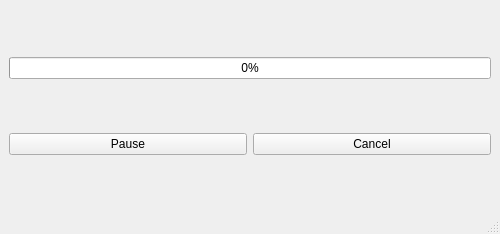
<?xml version="1.0" encoding="UTF-8"?>
<ui version="4.0">
 <class>MainWindow</class>
 <widget class="QMainWindow" name="MainWindow">
  <property name="geometry">
   <rect>
    <x>0</x>
    <y>0</y>
    <width>500</width>
    <height>234</height>
   </rect>
  </property>
  <property name="windowTitle">
   <string>MainWindow</string>
  </property>
  <widget class="QWidget" name="centralwidget">
   <layout class="QGridLayout" name="gridLayout">
    <item row="1" column="0">
     <widget class="QPushButton" name="psPauseResume">
      <property name="text">
       <string>Pause</string>
      </property>
      <property name="checkable">
       <bool>true</bool>
      </property>
     </widget>
    </item>
    <item row="0" column="0" colspan="2">
     <widget class="QProgressBar" name="progressBar">
      <property name="value">
       <number>0</number>
      </property>
     </widget>
    </item>
    <item row="1" column="1">
     <widget class="QPushButton" name="psCancel">
      <property name="text">
       <string>Cancel</string>
      </property>
     </widget>
    </item>
   </layout>
  </widget>
  <widget class="QMenuBar" name="menubar">
   <property name="geometry">
    <rect>
     <x>0</x>
     <y>0</y>
     <width>500</width>
     <height>30</height>
    </rect>
   </property>
  </widget>
  <widget class="QStatusBar" name="statusbar"/>
 </widget>
 <resources/>
 <connections/>
</ui>
